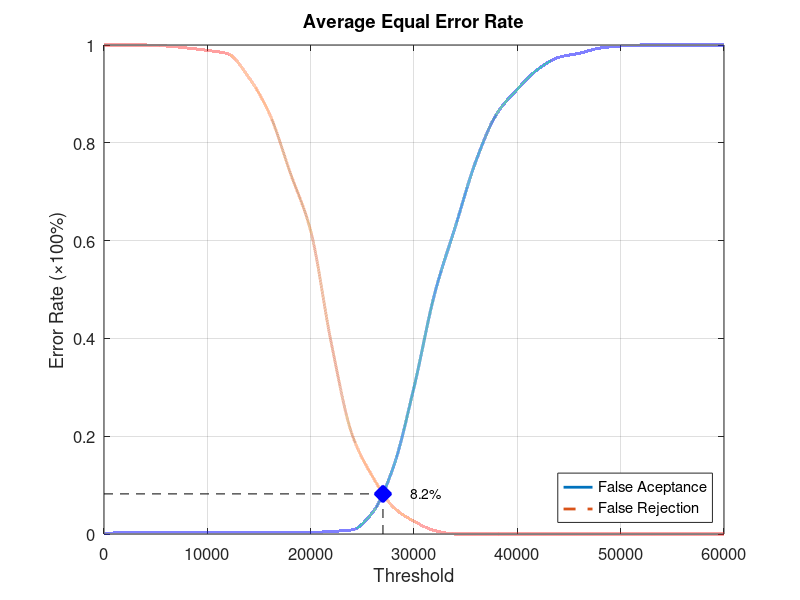
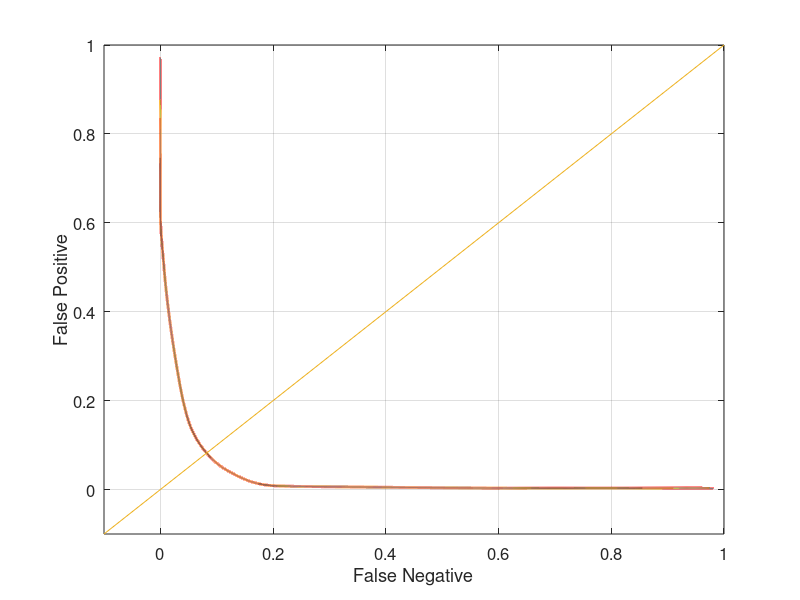

Source code (MATLAB) for these figures, in order:
function yEER = Database2Average
close all;
clear;
clc;
x = 0:2000:60000;
xq = 0:0.5:60000;

y0 = [0 0.0031579 0.0031579 0.0031579 0.0031579 0.0031579 0.0031579 0.0031579 0.0031579 0.0031579 0.0031579 0.00526316 0.00842105 0.0442105 0.136842 0.3 0.491579 0.628421 0.763158 0.858947 0.909474 0.950526 0.974737 0.983158 0.993684 0.997895 1 1 1 1 1];
yy0 = interp1(x, y0, xq, 'pchip');
y1 = [1 1 1 0.998 0.994 0.989 0.982 0.934 0.86 0.74 0.62 0.39 0.204 0.117 0.055 0.026 0.007 0 0 0 0 0 0 0 0 0 0 0 0 0 0];
yy1 = interp1(x, y1, xq, 'pchip');

% Calculating EER: 
y2 = abs(y0 - y1);
find(y2 == min(y2))
yy2 = abs(yy0 - yy1);
xEER = find(yy2 == min(yy2));
xEERIndex = xq(xEER) % X-axis EER
yEER = yy0(xEER) % Y-axis EER

main = figure
plot(xq, yy0,'-','LineWidth', 2);	hold on
plot(xq, yy1,'--','LineWidth', 2);	hold on
plot([xEERIndex xEERIndex], [0 yEER], 'k--');	hold on
plot([0 xEERIndex], [yEER yEER], 'k--');	hold on
plot(xEERIndex, yEER, 'bx', 'LineWidth', 10);	hold on
text(xEERIndex + 10 * xEERIndex / 100, yEER, [num2str(round((10000 * yEER)) / 100) '%'])
legend('False Aceptance', 'False Rejection', 'Location', 'SouthEast')
xlabel('Threshold')
ylabel('Error Rate (\times100%)')
title('Average Equal Error Rate')
set(gca, 'FontSize', 12)
axis([0 60000 0 1])
grid on

print(main, 'Database2AverageMain', '-dpng');
FNRxFPR = figure('Color', [1 1 1]);
plot(yy1, yy0, '-', yy1, yy0, 'LineWidth', 2);
hold on
y = -0.1:0.1:1
plot(y, y); 
set(gca, 'FontSize', 12)
xlabel('False Negative')
ylabel('False Positive')
axis([-0.1 1 -0.1 1])
set(gca, 'FontSize', 12)
grid on

print(FNRxFPR, 'Database2AverageFNRxFPR','-dpng');
end
